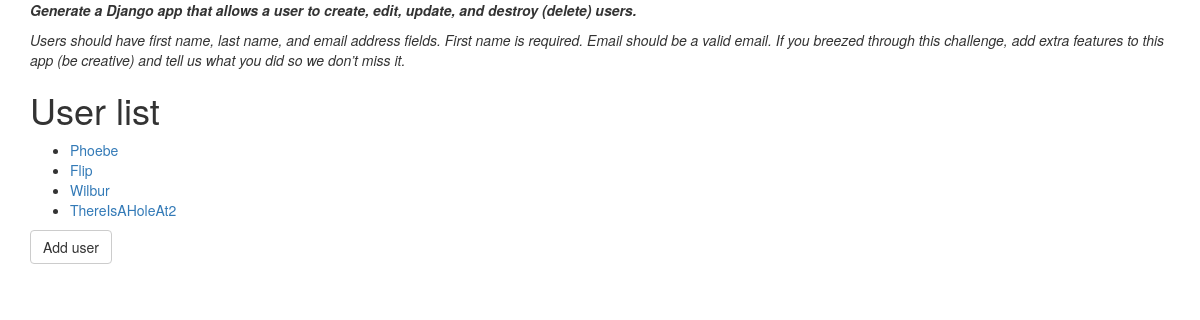
The page / on the database its author committed.
### users/models.py (models this page shows, shortened)
class User(models.Model):
    firstname = models.CharField("First Name", max_length=100)
    lastname = models.CharField("Last Name", max_length=100, null=True, blank=True)
    email = models.EmailField("Email", max_length=100, null=True, blank=True)
    def __unicode__(self):
        return self.firstname

### users/views.py (the view)
# urls.py: url(r'^$', UserListView.as_view(), name='user-list'),
class UserListView(ListView):
    model = User

### users/templates/users/user_list.html (shortened to what this page needs)
{% extends "base.html" %}
{% block content %}
    <h1>User list</h1>
    <ul>
        {% for object in object_list %}
            <li><a href="{% url 'user-detail' object.id %}">{{ object }}</a></li>
        {% endfor %}
    </ul>
    <a class='btn btn-default' href="{% url 'user-create' %}">Add user</a>
{% endblock %}

### rows shown on the page
User: firstname "Phoebe"
User: firstname "Flip"
User: firstname "Wilbur"
User: firstname "ThereIsAHoleAt2"
